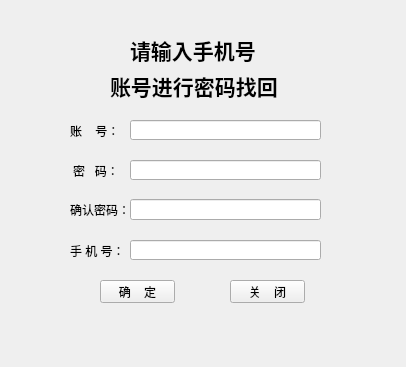
<?xml version="1.0" encoding="UTF-8"?>
<ui version="4.0">
 <class>wangjimima</class>
 <widget class="QWidget" name="wangjimima">
  <property name="geometry">
   <rect>
    <x>0</x>
    <y>0</y>
    <width>406</width>
    <height>367</height>
   </rect>
  </property>
  <property name="minimumSize">
   <size>
    <width>406</width>
    <height>367</height>
   </size>
  </property>
  <property name="maximumSize">
   <size>
    <width>406</width>
    <height>367</height>
   </size>
  </property>
  <property name="windowTitle">
   <string>wangjimima</string>
  </property>
  <widget class="QLabel" name="label">
   <property name="geometry">
    <rect>
     <x>130</x>
     <y>30</y>
     <width>131</width>
     <height>41</height>
    </rect>
   </property>
   <property name="text">
    <string>&lt;html&gt;&lt;head/&gt;&lt;body&gt;&lt;p&gt;&lt;span style=&quot; font-size:16pt; font-weight:600;&quot;&gt;请输入手机号&lt;/span&gt;&lt;/p&gt;&lt;/body&gt;&lt;/html&gt;</string>
   </property>
  </widget>
  <widget class="QLabel" name="label_2">
   <property name="geometry">
    <rect>
     <x>110</x>
     <y>70</y>
     <width>211</width>
     <height>31</height>
    </rect>
   </property>
   <property name="text">
    <string>&lt;html&gt;&lt;head/&gt;&lt;body&gt;&lt;p&gt;&lt;span style=&quot; font-size:16pt; font-weight:600;&quot;&gt;账号进行密码找回&lt;/span&gt;&lt;/p&gt;&lt;/body&gt;&lt;/html&gt;</string>
   </property>
  </widget>
  <widget class="QLabel" name="label_3">
   <property name="geometry">
    <rect>
     <x>70</x>
     <y>120</y>
     <width>61</width>
     <height>21</height>
    </rect>
   </property>
   <property name="text">
    <string>账    号：</string>
   </property>
  </widget>
  <widget class="QLabel" name="label_4">
   <property name="geometry">
    <rect>
     <x>70</x>
     <y>240</y>
     <width>61</width>
     <height>21</height>
    </rect>
   </property>
   <property name="text">
    <string>手 机 号：</string>
   </property>
  </widget>
  <widget class="QLineEdit" name="zhaohui_zhanghao">
   <property name="geometry">
    <rect>
     <x>130</x>
     <y>120</y>
     <width>191</width>
     <height>20</height>
    </rect>
   </property>
  </widget>
  <widget class="QLineEdit" name="zhaohui_shoujihao">
   <property name="geometry">
    <rect>
     <x>130</x>
     <y>240</y>
     <width>191</width>
     <height>20</height>
    </rect>
   </property>
  </widget>
  <widget class="QPushButton" name="quedingbt">
   <property name="geometry">
    <rect>
     <x>100</x>
     <y>280</y>
     <width>75</width>
     <height>23</height>
    </rect>
   </property>
   <property name="text">
    <string>确    定</string>
   </property>
  </widget>
  <widget class="QPushButton" name="guanbibt">
   <property name="geometry">
    <rect>
     <x>230</x>
     <y>280</y>
     <width>75</width>
     <height>23</height>
    </rect>
   </property>
   <property name="text">
    <string>关    闭</string>
   </property>
  </widget>
  <widget class="QLabel" name="label_5">
   <property name="geometry">
    <rect>
     <x>73</x>
     <y>160</y>
     <width>61</width>
     <height>21</height>
    </rect>
   </property>
   <property name="text">
    <string>密   码：</string>
   </property>
  </widget>
  <widget class="QLineEdit" name="zhaohui_mima">
   <property name="geometry">
    <rect>
     <x>130</x>
     <y>160</y>
     <width>191</width>
     <height>20</height>
    </rect>
   </property>
  </widget>
  <widget class="QLabel" name="label_6">
   <property name="geometry">
    <rect>
     <x>70</x>
     <y>200</y>
     <width>61</width>
     <height>20</height>
    </rect>
   </property>
   <property name="text">
    <string>确认密码：</string>
   </property>
  </widget>
  <widget class="QLineEdit" name="zhaohui_querenmima">
   <property name="geometry">
    <rect>
     <x>130</x>
     <y>199</y>
     <width>191</width>
     <height>21</height>
    </rect>
   </property>
  </widget>
 </widget>
 <layoutdefault spacing="6" margin="11"/>
 <resources/>
 <connections/>
</ui>
